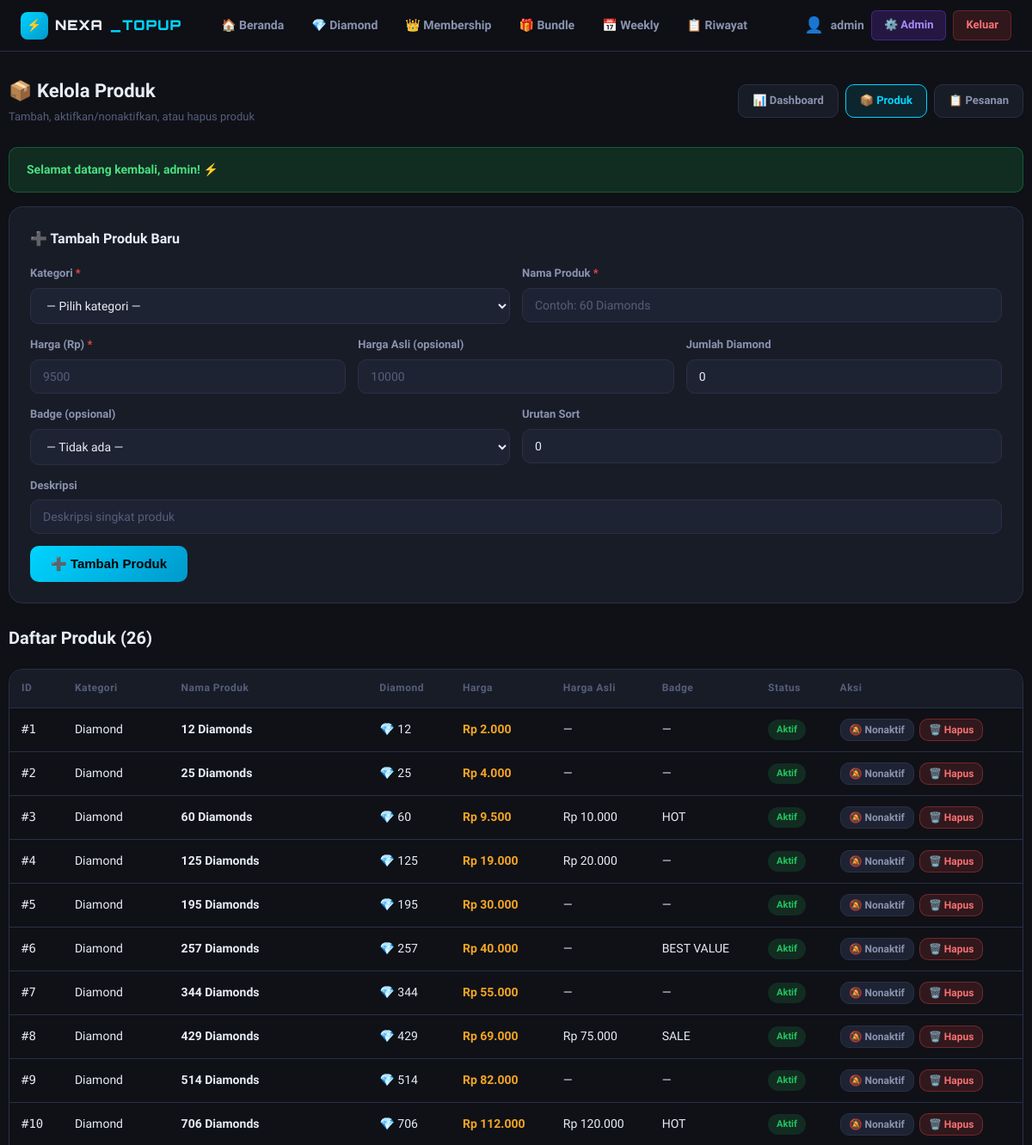
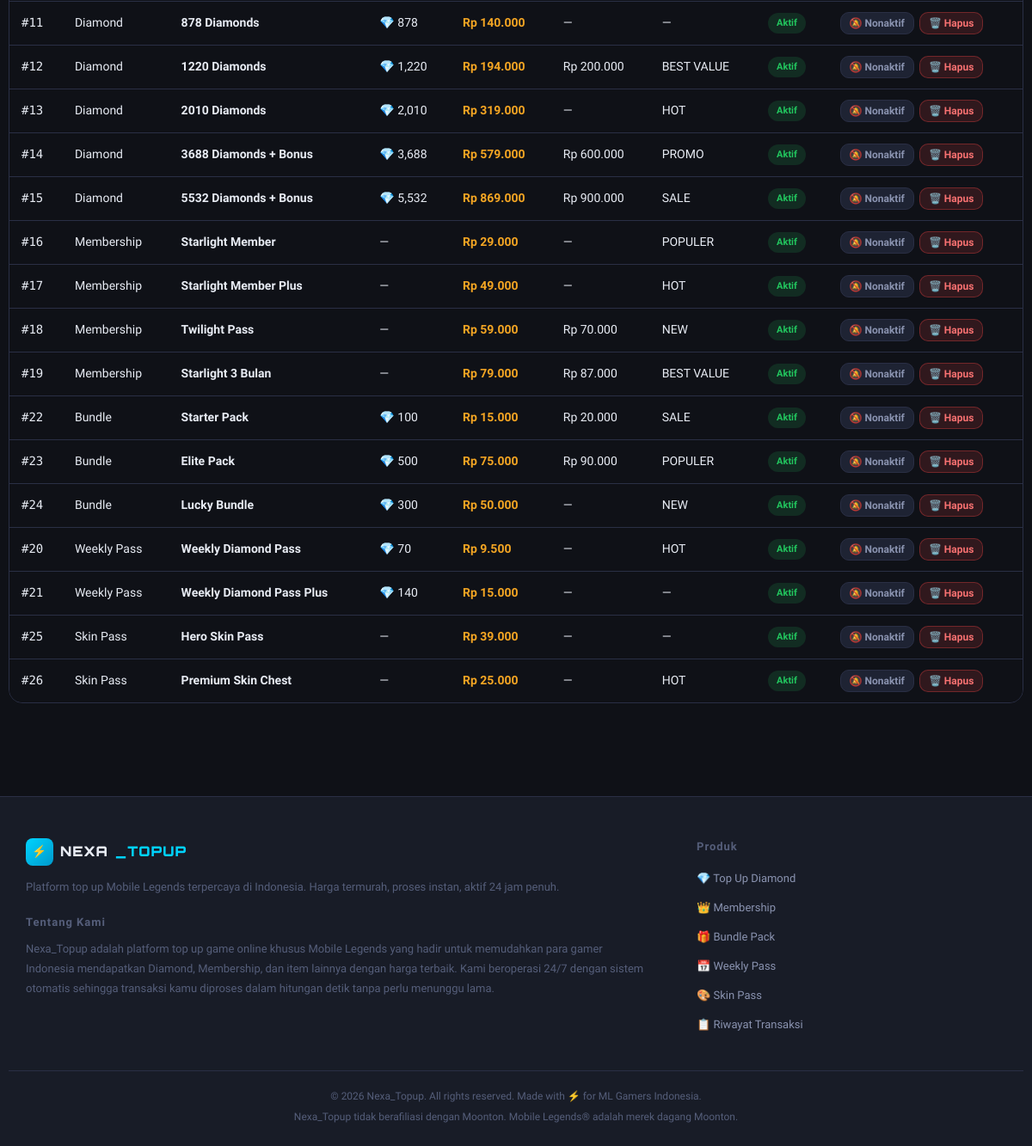
/admin/products.php (signed in), run on the app's committed database (2 pictures, top to bottom).
### tables this page shows
CREATE TABLE products (
    id             INT AUTO_INCREMENT PRIMARY KEY,
    category_id    INT NOT NULL,
    name           VARCHAR(100) NOT NULL,
    description    TEXT,
    diamond_amount INT DEFAULT 0,
    price          DECIMAL(12,2) NOT NULL,
    original_price DECIMAL(12,2) DEFAULT NULL,
    badge          VARCHAR(30)   DEFAULT NULL,
    is_active      TINYINT(1) DEFAULT 1,
    sort_order     INT DEFAULT 0,
    created_at     TIMESTAMP DEFAULT CURRENT_TIMESTAMP,
    FOREIGN KEY (category_id) REFERENCES categories(id) ON DELETE CASCADE
);

CREATE TABLE categories (
    id         INT AUTO_INCREMENT PRIMARY KEY,
    name       VARCHAR(50) NOT NULL,
    slug       VARCHAR(50) UNIQUE NOT NULL,
    icon       VARCHAR(10) DEFAULT '📦',
    sort_order INT DEFAULT 0
);

### config/session.php (called while the page is built, shortened)
<?php
function getFlash(): ?array
{
    $f = $_SESSION['flash'];
    return $f;
}
function formatRupiah(float $amount): string
{
    return 'Rp ' . number_format($amount, 0, ',', '.');
}
function sanitize(string $val): string
{
    return htmlspecialchars(trim($val), ENT_QUOTES, 'UTF-8');
}

### admin/products.php (the view, shortened to what this page needs)
<?php
require_once __DIR__ . '/../config/db.php';
require_once __DIR__ . '/../config/session.php';
$products   = $pdo->query("
    SELECT p.*, c.name AS cat_name
    FROM products p JOIN categories c ON p.category_id = c.id
    ORDER BY c.sort_order, p.sort_order, p.price
")->fetchAll();
$flash     = getFlash();
require_once __DIR__ . '/../includes/header.php';
require_once __DIR__ . '/../includes/navbar.php';
?>
<main class="container admin-main">
  <div class="admin-head">
    <div>
      <h2>📦 Kelola Produk</h2>
      <span class="admin-sub">Tambah, aktifkan/nonaktifkan, atau hapus produk</span>
    </div>
    <div class="admin-nav-pills">
      <a href="<?= BASE_PATH ?>/admin/dashboard.php" class="pill">📊 Dashboard</a>
      <a href="<?= BASE_PATH ?>/admin/products.php"  class="pill active">📦 Produk</a>
      <a href="<?= BASE_PATH ?>/admin/orders.php"    class="pill">📋 Pesanan</a>
    </div>
  </div>
  <?php if ($flash): ?>
    <div class="flash flash-<?= $flash['type'] ?>"><?= sanitize($flash['msg']) ?></div>
  <?php endif; ?>
  <div class="admin-form-wrap">
    <h3>➕ Tambah Produk Baru</h3>
    <form method="POST" action="">
      <div class="form-row-2">
        <div class="form-group">
          <label>Kategori <span class="req">*</span></label>
          <select name="category_id" required>
            <option value="">— Pilih kategori —</option>
          </select>
        </div>
        <div class="form-group">
          <label>Nama Produk <span class="req">*</span></label>
          <input type="text" name="name" placeholder="Contoh: 60 Diamonds" required>
        </div>
      </div>
      <div class="form-row-3">
        <div class="form-group">
          <label>Harga (Rp) <span class="req">*</span></label>
          <input type="number" name="price" placeholder="9500" min="0" step="1" required>
        </div>
        <div class="form-group">
          <label>Harga Asli (opsional)</label>
          <input type="number" name="original_price" placeholder="10000" min="0" step="1">
        </div>
        <div class="form-group">
          <label>Jumlah Diamond</label>
          <input type="number" name="diamond_amount" placeholder="60" min="0" step="1" value="0">
        </div>
      </div>
      <div class="form-row-2">
        <div class="form-group">
          <label>Badge (opsional)</label>
          <select name="badge">
            <option value="">— Tidak ada —</option>
          </select>
        </div>
        <div class="form-group">
          <label>Urutan Sort</label>
          <input type="number" name="sort_order" value="0" min="0">
        </div>
      </div>
      <div class="form-group">
        <label>Deskripsi</label>
        <input type="text" name="description" placeholder="Deskripsi singkat produk">
      </div>
      <div class="form-actions">
        <button type="submit" class="btn-primary">➕ Tambah Produk</button>
      </div>
    </form>
  </div>
  <div class="section-head">
    <h3 class="section-title">Daftar Produk (<?= count($products) ?>)</h3>
  </div>
  <div class="table-wrap">
    <table class="data-table">
      <thead>
        <tr>
          <th>ID</th><th>Kategori</th><th>Nama Produk</th>
          <th>Diamond</th><th>Harga</th><th>Harga Asli</th>
          <th>Badge</th><th>Status</th><th>Aksi</th>
        </tr>
      </thead>
      <tbody>
        <?php foreach ($products as $p): ?>
        <tr>
          <td class="mono">#<?= $p['id'] ?></td>
          <td><?= sanitize($p['cat_name']) ?></td>
          <td><strong><?= sanitize($p['name']) ?></strong></td>
          <td><?= $p['diamond_amount'] > 0 ? '💎 ' . number_format($p['diamond_amount']) : '—' ?></td>
          <td class="price-cell"><?= formatRupiah($p['price']) ?></td>
          <td><?= $p['original_price'] ? formatRupiah($p['original_price']) : '—' ?></td>
          <td><?= $p['badge'] ? sanitize($p['badge']) : '—' ?></td>
          <td>
            <span class="st-badge <?= $p['is_active'] ? 'st-done' : 'st-failed' ?>">
              <?= $p['is_active'] ? 'Aktif' : 'Nonaktif' ?>
            </span>
          </td>
          <td>
            <div style="display:flex;gap:6px;flex-wrap:wrap">
              <form method="POST" style="display:inline">
                <button type="submit" class="btn-secondary" style="padding:5px 10px;font-size:12px">
                  <?= $p['is_active'] ? '🔕 Nonaktif' : '✅ Aktifkan' ?>
                </button>
              </form>
              <form method="POST" style="display:inline"
                    onsubmit="return confirm('Hapus produk ini? Tidak bisa dikembalikan.')">
                <button type="submit" class="btn-danger" style="padding:5px 10px;font-size:12px">🗑️ Hapus</button>
              </form>
            </div>
          </td>
        </tr>
        <?php endforeach; ?>
      </tbody>
    </table>
  </div>
</main>
<?php require_once __DIR__ . '/../includes/footer.php'; ?>

### includes/header.php (style rules this page uses)
*, *::before, *::after { box-sizing: border-box; margin: 0; padding: 0; }
:root { --bg: #0f1117; --bg2: #181c27; --bg3: #1e2333; --border: #2a2f45; --text: #e8ecf4; --text2: #8a93b0; --text3: #555e7a; --cyan: #00d4ff; --cyan2: #0099cc; --gold: #f5a623; --gold2: #e0902a; --green: #22c55e; --red: #ef4444; --purple: #7c3aed; --radius: 10px; --radius-lg: 16px; --shadow: 0 4px 24px rgba(0,0,0,0.4); --shadow-sm: 0 2px 8px rgba(0,0,0,0.25); }
html { scroll-behavior: smooth; }
body { font-family: 'Rajdhani', 'Segoe UI', sans-serif; font-size: 15px; background: var(--bg); color: var(--text); min-height: 100vh; line-height: 1.6; }
a { color: var(--cyan); text-decoration: none; }
.container { max-width: 1180px; margin: 0 auto; padding: 0 20px; }
.btn-primary { display: inline-block; padding: 12px 24px; background: linear-gradient(135deg, var(--cyan), var(--cyan2)); color: #000; font-weight: 700; font-size: 15px; border: none; border-radius: var(--radius); cursor: pointer; text-decoration: none; transition: all .2s; white-space: nowrap; }
.flash { padding: 14px 20px; border-radius: var(--radius); margin: 16px auto; max-width: 1180px; font-weight: 600; font-size: 14px; }
.flash-success { background: rgba(34,197,94,.15); border: 1px solid rgba(34,197,94,.3); color: #4ade80; }
.section-head { display: flex; align-items: center; justify-content: space-between; margin-bottom: 20px; }
.section-title { font-size: 20px; font-weight: 700; }
.table-wrap { overflow-x: auto; border-radius: var(--radius-lg); border: 1px solid var(--border); }
.data-table { width: 100%; border-collapse: collapse; }
.data-table th { background: var(--bg2); padding: 12px 14px; text-align: left; font-size: 12px; font-weight: 700; color: var(--text3); letter-spacing: .5px; border-bottom: 1px solid var(--border); white-space: nowrap; }
.data-table td { padding: 12px 14px; font-size: 14px; border-bottom: 1px solid var(--border); background: var(--bg); }
.data-table tr:last-child td { border-bottom: none; }
.mono { font-family: 'Share Tech Mono', monospace; font-size: 12px; }
.price-cell { font-weight: 700; color: var(--gold); white-space: nowrap; }
.st-badge { display: inline-block; padding: 3px 10px; border-radius: 20px; font-size: 11px; font-weight: 700; white-space: nowrap; }
.st-done { background: rgba(34,197,94,.15); color: var(--green); }
.form-group { margin-bottom: 14px; }
.form-group label { display: block; font-size: 13px; font-weight: 700; color: var(--text2); margin-bottom: 6px; }
.form-group input, .form-group select { width: 100%; padding: 11px 14px; background: var(--bg3); border: 1.5px solid var(--border); border-radius: var(--radius); color: var(--text); font-size: 14px; font-family: inherit; transition: border-color .2s; outline: none; }
.form-group input::placeholder { color: var(--text3); }
.form-group select option { background: var(--bg3); }
.req { color: var(--red); }

### data on the page
products: id "1", category.name "Diamond", name "12 Diamonds", diamond_amount "12", price "Rp 2.000", is_active "Aktif"
products: id "2", category.name "Diamond", name "25 Diamonds", diamond_amount "25", price "Rp 4.000", is_active "Aktif"
products: id "3", category.name "Diamond", name "60 Diamonds", diamond_amount "60", price "Rp 9.500", original_price "Rp 10.000", badge "HOT", is_active "Aktif"
products: id "4", category.name "Diamond", name "125 Diamonds", diamond_amount "125", price "Rp 19.000", original_price "Rp 20.000", is_active "Aktif"
products: id "5", category.name "Diamond", name "195 Diamonds", diamond_amount "195", price "Rp 30.000", is_active "Aktif"
products: id "6", category.name "Diamond", name "257 Diamonds", diamond_amount "257", price "Rp 40.000", badge "BEST VALUE", is_active "Aktif"
products: id "7", category.name "Diamond", name "344 Diamonds", diamond_amount "344", price "Rp 55.000", is_active "Aktif"
products: id "8", category.name "Diamond", name "429 Diamonds", diamond_amount "429", price "Rp 69.000", original_price "Rp 75.000", badge "SALE", is_active "Aktif"
products: id "9", category.name "Diamond", name "514 Diamonds", diamond_amount "514", price "Rp 82.000", is_active "Aktif"
products: id "10", category.name "Diamond", name "706 Diamonds", diamond_amount "706", price "Rp 112.000", original_price "Rp 120.000", badge "HOT", is_active "Aktif"
products: id "11", category.name "Diamond", name "878 Diamonds", diamond_amount "878", price "Rp 140.000", is_active "Aktif"
products: id "12", category.name "Diamond", name "1220 Diamonds", diamond_amount "1,220", price "Rp 194.000", original_price "Rp 200.000", badge "BEST VALUE", is_active "Aktif"
products: id "13", category.name "Diamond", name "2010 Diamonds", diamond_amount "2,010", price "Rp 319.000", badge "HOT", is_active "Aktif"
products: id "14", category.name "Diamond", name "3688 Diamonds + Bonus", diamond_amount "3,688", price "Rp 579.000", original_price "Rp 600.000", badge "PROMO", is_active "Aktif"
products: id "15", category.name "Diamond", name "5532 Diamonds + Bonus", diamond_amount "5,532", price "Rp 869.000", original_price "Rp 900.000", badge "SALE", is_active "Aktif"
products: id "16", category.name "Membership", name "Starlight Member", price "Rp 29.000", badge "POPULER", is_active "Aktif"
products: id "17", category.name "Membership", name "Starlight Member Plus", price "Rp 49.000", badge "HOT", is_active "Aktif"
products: id "18", category.name "Membership", name "Twilight Pass", price "Rp 59.000", original_price "Rp 70.000", badge "NEW", is_active "Aktif"
products: id "19", category.name "Membership", name "Starlight 3 Bulan", price "Rp 79.000", original_price "Rp 87.000", badge "BEST VALUE", is_active "Aktif"
products: id "22", category.name "Bundle", name "Starter Pack", diamond_amount "100", price "Rp 15.000", original_price "Rp 20.000", badge "SALE", is_active "Aktif"
products: id "23", category.name "Bundle", name "Elite Pack", diamond_amount "500", price "Rp 75.000", original_price "Rp 90.000", badge "POPULER", is_active "Aktif"
products: id "24", category.name "Bundle", name "Lucky Bundle", diamond_amount "300", price "Rp 50.000", badge "NEW", is_active "Aktif"
products: id "20", category.name "Weekly Pass", name "Weekly Diamond Pass", diamond_amount "70", price "Rp 9.500", badge "HOT", is_active "Aktif"
products: id "21", category.name "Weekly Pass", name "Weekly Diamond Pass Plus", diamond_amount "140", price "Rp 15.000", is_active "Aktif"
products: id "25", category.name "Skin Pass", name "Hero Skin Pass", price "Rp 39.000", is_active "Aktif"
products: id "26", category.name "Skin Pass", name "Premium Skin Chest", price "Rp 25.000", badge "HOT", is_active "Aktif"

### other printed values
$label "🏠 Beranda 💎 Diamond 👑 Membership 🎁 Bundle 📅 Weekly 📋 Riwayat"
$_SESSION['username'] "admin"
$flash['msg'] "Selamat datang kembali, admin! ⚡"
count($products) "26"
